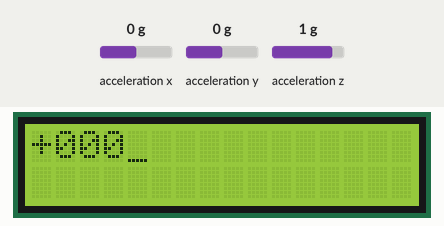
The program below on a simulated ATmega2560, built with avr-gcc and emulated at 14.7456 MHz. On the bench: 16×2 character LCD. Wiring (inferred from the names in the program): ADXL345 accelerometer at I2C address 0x53; character LCD (HD44780): RS PC0; R/W PC1; E PC2; data PC4, PC5, PC6, PC7. The test bench sets the inputs (shaded band); at power-on: acceleration y 0 g, acceleration z 1 g, acceleration x 0 g.

Above: at 1.2 s.
1.3 s: acceleration y set to -0.2 g
At 2.8 s:
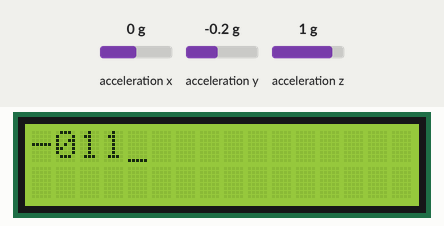
3.1 s: acceleration z set to 0.1 g
At 4.0 s:
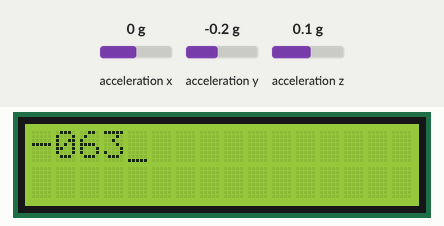
5.0 s: acceleration z set to -0.2 g
At 6.3 s:
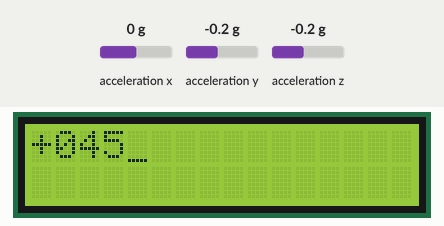
6.9 s: acceleration y set to -1.4 g
At 8.7 s:
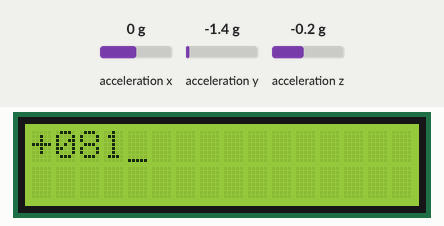
Timing chart, 0 to 9.8 s (numbered marks = the images above; inputs shaded):
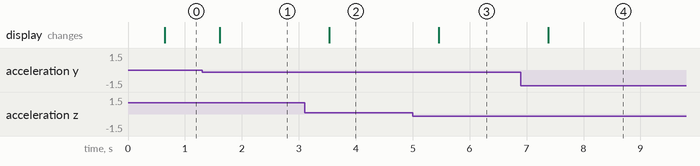

Measured:
- the behaviour switches between 0 and -0.1 g on acceleration y (found by bisection; images 0 and 1)
- the behaviour switches between 0 and -0.1 g on acceleration z (found by bisection; images 2 and 3)
- after the input at 1.3 s, the display: changes after 0.31 s (image 1)
- after the input at 3.1 s, the display: changes after 0.43 s (image 2)
- after the input at 5.0 s, the display: changes after 0.46 s (image 3)
- after the input at 6.9 s, the display: changes after 0.48 s (image 4)

The program:

test1.c
```c
/********************************************************************************
 Platform: ATMEGA2560 Development Board
 Experiment: Serial communication
 Written by: Vinod Desai, NEX Robotics Pvt. Ltd.
 Edited By: Sachitanand Malewar, NEX Robotics Pvt. Ltd.
 Last Modification: 08th May 2012
 AVR Studio Version 4.17, Build 666

 Concepts covered: Two wire(I2C) interfacing with DS1037

 This program demonstrate the interfacing of External RTC (DS1307) with the microcontroller via I2C bus.
 Values from the RTC are displayed on the LCD.

 Hardware Setup: (Ref. Fig. 3.21 from chapter 3)
 Connect the jumpers at SCL and SDA lines at the I2C Header to interface DS1307 with the microcontroller.
 For more details refer to section 3.11

 Refer product manual for more detailed description.

 Note:

 1. Make sure that in the configuration options following settings are
 	done for proper operation of the code

 	Microcontroller: ATMEGA2560
 	Frequency: 14745600Hz
 	Optimization: -O0 (For more information refer to the section below figure 2.22 in the product manual)

 2. Include lcd.c file in the same project file.

*********************************************************************************/
#define F_CPU 14745600

#include <avr/io.h>
#include <avr/interrupt.h>
#include <util/delay.h>
#include <math.h>

#include "lcd.c"


#define	SLA_W	0xA6             // Write address for DS1307 selection for writing
#define	SLA_R	0xA7             // Write address for DS1307 selection for reading

//------------------------------------------------------------------------------
// define ADXL345 register addresses
//------------------------------------------------------------------------------
#define X1	 0x32
#define X2 	 0x33
#define Y1 	 0x34
#define Y2   0x35
#define Z1 	 0x36
#define Z2   0x37


//------------------------------------------------------------------------------
//Function to configure LCD port
void lcd_port_config (void)
{
 DDRC = DDRC | 0xF7;      //all the LCD pin's direction set as output
 PORTC = PORTC & 0x80;    // all the LCD pins are set to logic 0 except PORTC 7
}

//------------------------------------------------------------------------------
// I2C Peripheral Function Prototypes
//------------------------------------------------------------------------------
//------------------------------------------------------------------------------
// I2C initilise
//------------------------------------------------------------------------------

//TWI initialize
// bit rate:72
void twi_init(void)
{
 TWCR = 0x00;   //disable twi
 TWBR = 0x10; //set bit rate
 TWSR = 0x00; //set prescale
 TWAR = 0x00; //set slave address
 TWCR = 0x04; //enable twi
}

//------------------------------------------------------------------------------
// Procedure:	write_byte
// Inputs:		data out, address
// Outputs:		none
// Description:	Writes a byte to the RTC given the address register
//------------------------------------------------------------------------------
void write_byte(unsigned char data_out,unsigned char address)
{
 TWCR = (1<<TWINT) | (1<<TWSTA) | (1<<TWEN);       // send START condition
 while(!(TWCR & (1<<TWINT)));                      // wait for TWINT Flag set
 _delay_ms(10);

 TWDR = SLA_W;                                     // load SLA_W into TWDR Register
 TWCR  = (1<<TWINT) | (0<<TWSTA) | (1<<TWEN);      // clear TWINT flag to start tramnsmission of slave address
 while(!(TWCR & (1<<TWINT)));                      // wait for TWINT Flag set
 _delay_ms(10);

 TWDR = address;                                   // send address of register byte want to access register
 TWCR  = (1<<TWINT) | (1<<TWEN);                   // clear TWINT flag to start tramnsmission of address
 while(!(TWCR & (1<<TWINT)));                      // wait for TWINT Flag set
 _delay_ms(10);

 TWDR = data_out;                       // convert the character to equivalent BCD value and load into TWDR
 TWCR  = (1<<TWINT) | (1<<TWEN);                   // clear TWINT flag to start tramnsmission of data byte
 while(!(TWCR & (1<<TWINT)));                      // wait for TWINT Flag set
 _delay_ms(10);

 TWCR = (1<<TWINT) | (1<<TWSTO) | (1<<TWEN);       // send STOP condition
}

//------------------------------------------------------------------------------
// Procedure:	read_byte
// Inputs:		address
// Outputs:		none
// Description:	read a byte from the RTC from send the address register
//------------------------------------------------------------------------------
unsigned char read_byte(unsigned char address)
{
 unsigned char rtc_recv_data;


TWCR = (1<<TWINT) | (1<<TWSTA) | (1<<TWEN);      // send START condition
while(!(TWCR & (1<<TWINT)));                      // wait for TWINT Flag set
 _delay_ms(10);


 TWDR = SLA_W;									   // load SLA_W into TWDR Register
 TWCR  = (1<<TWINT) | (1<<TWEN);                   // clear TWINT flag to start tramnsmission of slave address
 while(!(TWCR & (1<<TWINT)));                      // wait for TWINT Flag set
 _delay_ms(10);

 TWDR = address;                                   // send address of register byte want to access register
 TWCR  = (1<<TWINT) | (1<<TWEN);                   // clear TWINT flag to start tramnsmission of slave address
 while(!(TWCR & (1<<TWINT)));                      // wait for TWINT Flag set
 _delay_ms(10);


 TWCR = (1<<TWINT) | (1<<TWSTA) | (1<<TWEN);       // send RESTART condition
 while(!(TWCR & (1<<TWINT)));                      // wait for TWINT Flag set
 _delay_ms(10);


 TWDR = SLA_R;									   // load SLA_R into TWDR Register
 TWCR  = (1<<TWINT) | (0<<TWSTA) | (1<<TWEN);      // clear TWINT flag to start tramnsmission of slave address
 while(!(TWCR & (1<<TWINT)));                      // wait for TWINT Flag set
 _delay_ms(10);


 TWCR  = (1<<TWINT) | (1<<TWEN);                   // clear TWINT flag to read the addressed register
 while(!(TWCR & (1<<TWINT)));                      // wait for TWINT Flag set
 rtc_recv_data = TWDR;
 _delay_ms(10);

 TWDR = 00;                                        // laod the NO-ACK value to TWDR register
 TWCR  = (1<<TWINT) | (1<<TWEN);                   // clear TWINT flag to start tramnsmission of NO_ACK signal
 while(!(TWCR & (1<<TWINT)));                      // wait for TWINT Flag set
 _delay_ms(10);

 return(rtc_recv_data);                            // return the read value to called function
}

//------------------------------------------------------------------------------
// initialise the diaplay format
//------------------------------------------------------------------------------
void display_format_init(void)
{
 lcd_cursor (1, 1);
 lcd_string("  :  :  ");
}

// initialise the devices
void init_devices()
{
 cli();              // disable all interrupts
 lcd_port_config();  // configure the LCD port
 twi_init();         // configur the I2cC, i.e TWI module
 sei();              // re-enable interrupts
 //all peripherals are now initialized
}

void pr_int(int a,int b,int c,int d) /* get negative values*/
{
	if (c<0)
	{
		lcd_cursor(a,b);
		lcd_string("-");
		lcd_print(a,b+1,abs(c),d);
	}
	else
	{
		lcd_cursor(a,b);
		lcd_string("+");
		lcd_print(a,b+1,c,d);
	}
}

int sign (unsigned int n)
{
	if (n>32767)
	{
		return (n-65536);
	}
	else
		return n;

}
//-------------------------------------------------------------------------------
// Main Programme start here.
//-------------------------------------------------------------------------------
int main(void)
{
  uint16_t x_byte = 0,y_byte = 0,z_byte = 0;
  uint8_t x_byte1 = 0x88,x_byte2 = 0x88,y_byte1 = 0,y_byte2 = 0,z_byte1 = 0,z_byte2 = 0;
  int x_acc,y_acc,z_acc;
  //long x,y,z;
  float angle;

 init_devices();
 lcd_set_4bit();                // set the LCD in 4 bit mode
 lcd_init();                    // initialize the LCD with its commands
 display_clear();               // clear the LCD

	write_byte(0x0,0x2D);
	write_byte(0x8,0x2D);

while(1)
{


	   x_byte1 = read_byte(X1);
	   //x_byte1=(x_byte1*1000)/256;
	   //lcd_print(1,1,x_byte1,3);

	   x_byte2 = read_byte(X2);
	   //lcd_print(2,1,abs(x_byte2),3);

	   y_byte1 = read_byte(Y1);
	   //lcd_print(1,6,y_byte1,3);

	   y_byte2 = read_byte(Y2);
	   //lcd_print(2,6,y_byte2,3);

	   z_byte1 = read_byte(Z1);
	   //lcd_print(1,10,z_byte1,3);

	   z_byte2 = read_byte(Z2);
	   //lcd_print(2,10,z_byte2,3);

	   //x_byte2 &= 0x03;

	  x_byte=x_byte2;
	  x_byte = (x_byte << 8);
	  x_byte |= x_byte1;
	  x_acc=sign(x_byte);

	  //pr_int(1,1,x_byte,3);

	  y_byte=y_byte2;
	  y_byte = (y_byte << 8);
	  y_byte |= y_byte1;
	  y_acc=sign(y_byte);

	  //pr_int(2,5,y_byte,3);

	  z_byte=z_byte2;
	  z_byte = (z_byte << 8);
	  z_byte |= z_byte1;
	  z_acc=sign(z_byte);


	  //pr_int(1,10,z_byte,3);

	  angle=(atan((y_acc*1.0)/(z_acc*1.0)));
	  angle *= 180.0/3.14;
	  pr_int(1,1,angle,3);

	  /*if(x_byte2 & (1 << 1))
		{
			lcd_cursor(1, 1);
			lcd_string("-");
			lcd_print(1,2,(x_byte - 512),5);
		}
	  //lcd_print(1,1,x_byte,5);
	  else
		lcd_print(1,1,x_byte,5);

	  //lcd_print(2,1,read_byte(0x31),3);

	  y_byte2 &= 0x03;
	  y_byte=y_byte2;
	  y_byte=((y_byte<<8) | y_byte1);
	  pr_int(2,5,y_byte,5);

	   z_byte2 &= 0x03;
	  z_byte=z_byte2;
	  z_byte=((z_byte<<8) | z_byte1);
	  pr_int(1,10,z_byte,5);
	  */
}
}

//--------------------------------------------------------------------------------
```

lcd.c
```c
#include <avr/io.h>
#include <avr/delay.h>
#include <util/delay.h>


#define RS 0
#define RW 1
#define EN 2
#define lcd_port PORTC

#define sbit(reg,bit)	reg |= (1<<bit)
#define cbit(reg,bit)	reg &= ~(1<<bit)

void init_ports();
void lcd_reset_4bit();
void lcd_init();
void lcd_wr_command(unsigned char);
void lcd_wr_char(char);
void lcd_home();
void lcd_cursor(char, char);
void lcd_print(char, char, unsigned int, int);
void lcd_string(char*);

unsigned int temp;
unsigned int unit;
unsigned int tens;
unsigned int hundred;
unsigned int thousand;
unsigned int million;

int i;


//Function to Reset LCD
void lcd_set_4bit()
{
	_delay_ms(1);

	cbit(lcd_port,RS);				//RS=0 --- Command Input
	cbit(lcd_port,RW);				//RW=0 --- Writing to LCD
	lcd_port = 0x30;				//Sending 3 in the upper nibble
	sbit(lcd_port,EN);				//Set Enable Pin
	_delay_ms(5);					//delay
	cbit(lcd_port,EN);				//Clear Enable Pin

	_delay_ms(1);

	cbit(lcd_port,RS);				//RS=0 --- Command Input
	cbit(lcd_port,RW);				//RW=0 --- Writing to LCD
	lcd_port = 0x30;				//Sending 3 in the upper nibble
	sbit(lcd_port,EN);				//Set Enable Pin
	_delay_ms(5);					//delay
	cbit(lcd_port,EN);				//Clear Enable Pin

	_delay_ms(1);

	cbit(lcd_port,RS);				//RS=0 --- Command Input
	cbit(lcd_port,RW);				//RW=0 --- Writing to LCD
	lcd_port = 0x30;				//Sending 3 in the upper nibble
	sbit(lcd_port,EN);				//Set Enable Pin
	_delay_ms(5);					//delay
	cbit(lcd_port,EN);				//Clear Enable Pin

	_delay_ms(1);

	cbit(lcd_port,RS);				//RS=0 --- Command Input
	cbit(lcd_port,RW);				//RW=0 --- Writing to LCD
	lcd_port = 0x20;				//Sending 2 in the upper nibble to initialize LCD 4-bit mode
	sbit(lcd_port,EN);				//Set Enable Pin
	_delay_ms(5);					//delay
	cbit(lcd_port,EN);				//Clear Enable Pin
}

//Function to Initialize LCD
void lcd_init()
{
	_delay_ms(1);

	lcd_wr_command(0x28); //4-bit mode and 5x8 dot character font
	lcd_wr_command(0x01); //Clear LCD display
	lcd_wr_command(0x06); //Auto increment cursor position
	lcd_wr_command(0x0E); //Turn on LCD and cursor
	lcd_wr_command(0x80); //Set cursor position
}


//Function to write command on LCD
void lcd_wr_command(unsigned char cmd)
{
	unsigned char temp;
	temp = cmd;
	temp = temp & 0xF0;
	lcd_port &= 0x0F;
	lcd_port |= temp;
	cbit(lcd_port,RS);
	cbit(lcd_port,RW);
	sbit(lcd_port,EN);
	_delay_ms(5);
	cbit(lcd_port,EN);

	cmd = cmd & 0x0F;
	cmd = cmd<<4;
	lcd_port &= 0x0F;
	lcd_port |= cmd;
	cbit(lcd_port,RS);
	cbit(lcd_port,RW);
	sbit(lcd_port,EN);
	_delay_ms(5);
	cbit(lcd_port,EN);
}

//Function to write data on LCD
void lcd_wr_char(char letter)
{
	char temp;
	temp = letter;
	temp = (temp & 0xF0);
	lcd_port &= 0x0F;
	lcd_port |= temp;
	sbit(lcd_port,RS);
	cbit(lcd_port,RW);
	sbit(lcd_port,EN);
	_delay_ms(5);
	cbit(lcd_port,EN);

	letter = letter & 0x0F;
	letter = letter<<4;
	lcd_port &= 0x0F;
	lcd_port |= letter;
	sbit(lcd_port,RS);
	cbit(lcd_port,RW);
	sbit(lcd_port,EN);
	_delay_ms(5);
	cbit(lcd_port,EN);
}


void lcd_home()
{
	lcd_wr_command(0x80);
}


//Function to Print String on LCD
void lcd_string(char *str)
{
	while(*str != '\0')
	{
		lcd_wr_char(*str);
		str++;
	}
}

//Position the LCD cursor at "row", "column"

void lcd_cursor (char row, char column)
{
	switch (row) {
		case 1: lcd_wr_command (0x80 + column - 1); break;
		case 2: lcd_wr_command (0xc0 + column - 1); break;
		case 3: lcd_wr_command (0x94 + column - 1); break;
		case 4: lcd_wr_command (0xd4 + column - 1); break;
		default: break;
	}
}

//Function to print any input value up to the desired digit on LCD
void lcd_print (char row, char coloumn, unsigned int value, int digits)
{
	unsigned char flag=0;
	if(row==0||coloumn==0)
	{
		lcd_home();
	}
	else
	{
		lcd_cursor(row,coloumn);
	}
	if(digits==5 || flag==1)
	{
		million=value/10000+48;
		lcd_wr_char(million);
		flag=1;
	}
	if(digits==4 || flag==1)
	{
		temp = value/1000;
		thousand = temp%10 + 48;
		lcd_wr_char(thousand);
		flag=1;
	}
	if(digits==3 || flag==1)
	{
		temp = value/100;
		hundred = temp%10 + 48;
		lcd_wr_char(hundred);
		flag=1;
	}
	if(digits==2 || flag==1)
	{
		temp = value/10;
		tens = temp%10 + 48;
		lcd_wr_char(tens);
		flag=1;
	}
	if(digits==1 || flag==1)
	{
		unit = value%10 + 48;
		lcd_wr_char(unit);
	}
	if(digits>5)
	{
		lcd_wr_char('E');
	}
}


void display_clear(void)
{
	lcd_wr_command(0x01);
}
```
